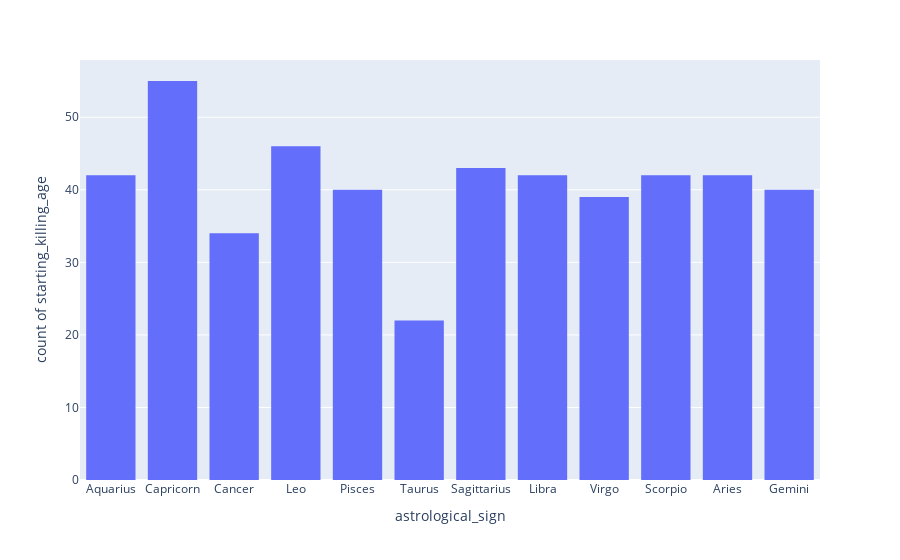

Notebook code for this chart:
### Code cell
px.histogram(serial_killer, y = 'starting_killing_age', x = 'astrological_sign')

### Figure 1 — Plotly figure (JSON) as saved in the notebook; plotly's stock layout.template omitted (floating-point values rounded to 4 significant figures; data arrays with more than 128 entries replaced by an {"elided": "..."} marker saying what was removed)
{"data": [{"alignmentgroup": "True", "bingroup": "x", "hoverlabel": {"namelength": 0}, "hovertemplate": "astrological_sign=%{x}<br>count of starting_killing_age=%{y}", "legendgroup": "", "marker": {"color": "#636efa"}, "name": "", "offsetgroup": "", "orientation": "v", "showlegend": false, "type": "histogram", "x": {"elided": "650 str values"}, "xaxis": "x", "y": {"elided": "650 str values"}, "yaxis": "y"}], "layout": {"barmode": "relative", "legend": {"tracegroupgap": 0}, "margin": {"t": 60}, "xaxis": {"anchor": "y", "domain": [0, 1], "title": {"text": "astrological_sign"}}, "yaxis": {"anchor": "x", "domain": [0, 1], "title": {"text": "count of starting_killing_age"}}}}
